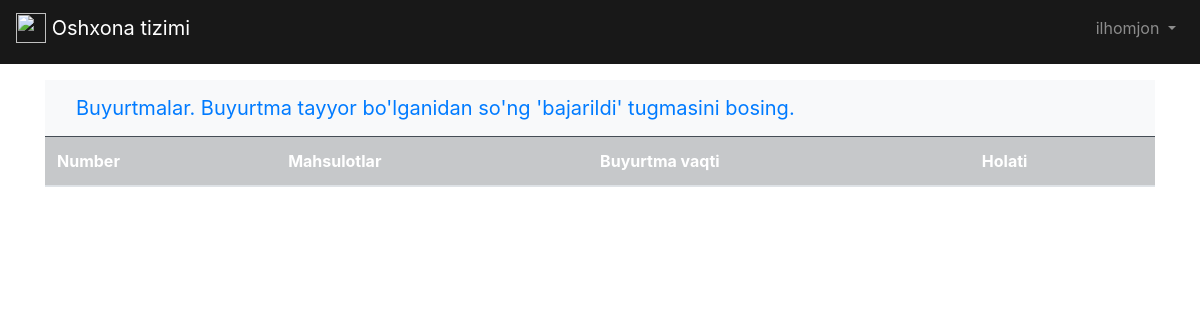
Before: /profession/chef/ (signed in) with the older database file.
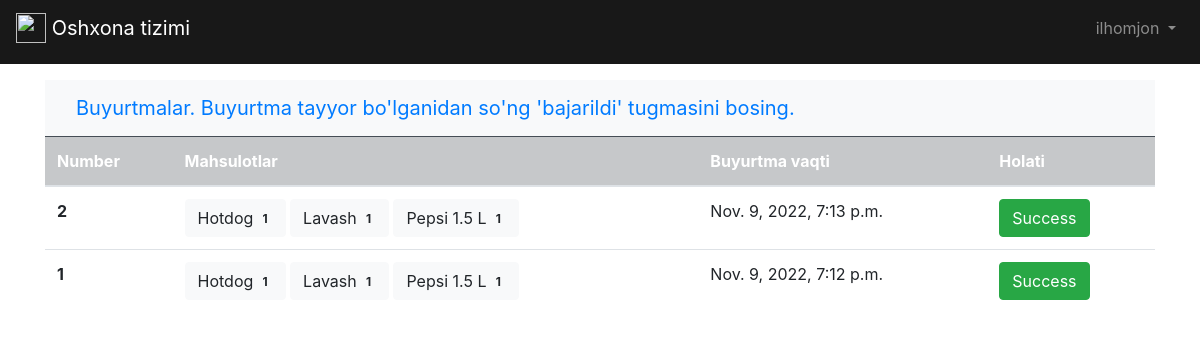
After: the same page with the newer database file.
### products/models.py (models this page shows, shortened)
class Basket(models.Model):
    number = models.IntegerField()
    products = models.ManyToManyField(Product)
    add_date = models.DateTimeField(auto_now_add=True)
    class Meta:
        verbose_name_plural = "Savat"

class Product(models.Model):
    name = models.CharField(max_length=50)
    date = models.DateTimeField(auto_now_add=True)
    price = models.IntegerField()
    discount_price = models.IntegerField(null=True, blank=True)
    category = models.ForeignKey(Category,on_delete=models.CASCADE)
    class Meta:
        verbose_name_plural = "Products"

### products/views.py (the view)
# urls.py: path('chef/', chef_view, name='chef'),
def chef_view(request):
    if request.user.is_authenticated:
        if request.user.is_superuser or request.user.profession == 'chef':
            all_baskets = Basket.objects.all()
            baskets_list = []
            for basket in all_baskets:
                products = Product.objects.filter(basket=basket)
                basket = basket
                baskets_list.append({'basket': basket, 'products': products})
            baskets_list.reverse()
            return render(request, 'profession-chef.html', {
                'baskets': baskets_list,
            })
        else:
            return redirect('/page/not_found/')
    else:
        return redirect('/accounts/login/')

### template/profession-chef.html (shortened to what this page needs)
{% extends 'base.html' %}
{% block content %}
<nav class="navbar bg-light">
  <div class="container-fluid">
    <a class="navbar-brand" href="{% url 'chef' %}">Buyurtmalar. Buyurtma tayyor bo'lganidan so'ng 'bajarildi' tugmasini bosing.</a>
  </div>
</nav>
<table class="table">
  <thead>
    <tr class="table table-dark">
      <th scope="col">Number</th>
      <th scope="col">Mahsulotlar</th>
      <th scope="col">Buyurtma vaqti</th>
      <th scope="col">Holati</th>
    </tr>
  </thead>
  <tbody>
  {% for basket in baskets %}
    <tr>
      <th scope="row">{{ basket.basket.number }}</th>
      <td>{% for product in basket.products %}
        <button type="button" class="btn btn-light">
            {{product.name}} <span class="badge text-bg-secondary">1</span>
        </button>
        {% endfor %}
      </td>
      <td>{{ basket.basket.add_date }}</td>
      <td><button type="button" class="btn btn-success">Success</button></td>
    </tr>
  {% endfor %}
  </tbody>
</table>
{% endblock content %}

Changed rows visible on the page:
added Basket: basket.number "2", basket.add_date "Nov. 9, 2022, 7:13 p.m."
now on this page (row unchanged): Product: name "Hotdog"
now on this page (row edited): Product: name "Lavash"
now on this page (row unchanged): Product: name "Pepsi 1.5 L"
added Basket: basket.number "1", basket.add_date "Nov. 9, 2022, 7:12 p.m."
